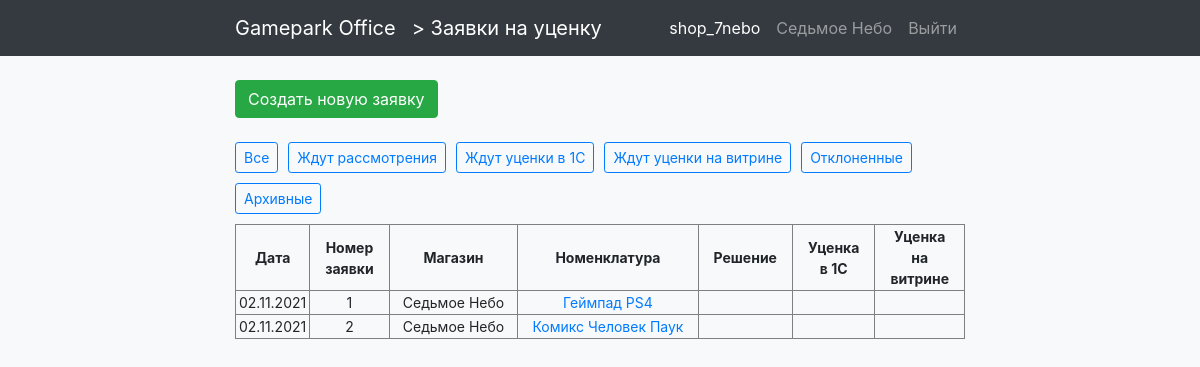
The page /zayavki/ (signed in) on the database as committed earlier.
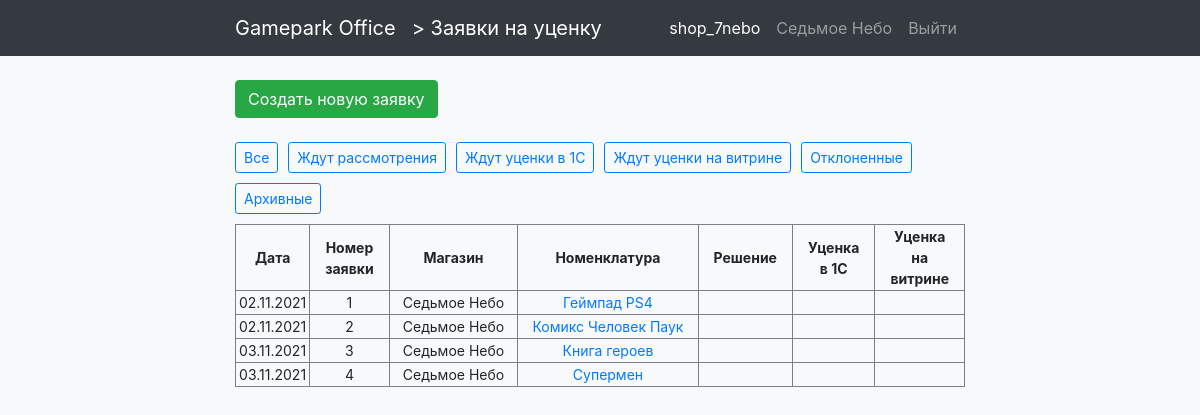
The same page on the database as committed later.
### users/models.py (models this page shows)
class User(AbstractUser):
    email = models.EmailField(blank=True)
    role = models.ForeignKey(Roles, on_delete=models.PROTECT, null=True, default=None)
    shop = models.ForeignKey(Shops, on_delete=models.PROTECT, null=True, default=None, blank=True)

class Shops(models.Model):
    nameshop = models.CharField(max_length=30)
    class Meta:
        verbose_name_plural = "Магазины"
        verbose_name = "Магазин"
    def __str__(self):
        return self.nameshop

### zayavki/models.py (models this page shows)
class Zayavka(models.Model):
    user = models.ForeignKey(User, default=None, null=True, on_delete=models.PROTECT)
    data = models.DateField(auto_now_add=True)
    category = models.ForeignKey(Category, on_delete=models.PROTECT)
    code = models.CharField(max_length=10)
    name = models.CharField(max_length=100)
    description = models.TextField()
    clarification = models.TextField()
    foto1 = models.ImageField(upload_to="zayavki/foto", blank=True)
    foto2 = models.ImageField(upload_to="zayavki/foto", blank=True)
    status1 = models.BooleanField()  # одобрено
    status2 = models.BooleanField()  # отклонено
    status3 = models.BooleanField()  # уценено
    status4 = models.BooleanField()  # ценник сменен
    status5 = models.BooleanField()  # остальные поля - резервные
    status6 = models.BooleanField()
    clarification_of_manager = models.CharField(max_length=150, blank=True)
    class Meta:
        verbose_name_plural = "Заявки"
        verbose_name = "Заявка"
    def __str__(self) -> str:
        return self.name

### zayavki/views.py (the view)
# urls.py: path("", page_view, name="page_view"),
@login_required()
def page_view(request, filter=None):
    template = "zayavki/page_view.html"
    context = {
        "username" : "Нижний Новгород Мега",
        "role" : "магазин",
        "status" : "активный",
        "filters" : {
            "Все" : "all",
            "Ждут рассмотрения" : "resh",
            "Ждут уценки в 1С" : "utc",
            "Ждут уценки на витрине" : "utc_inshop",
            "Отклоненные" : "otkl",
            "Архивные" : "arch"},
        "cur_filter" : filter,
        "title" : "Заявки на уценку",
        "title_page" : "Заявки на уценку",
        "data_from_model_Zayavka" : get_data_from_model_Zayavka(filter=filter)
    }
    return render(request, template, context)

### zayavki/views.py (called while the page is built)
def get_data_from_model_Zayavka(filter):
    result = None
    if not filter or filter == "all": result = Zayavka.objects.all()
    if filter == "arch": result = Zayavka.objects.filter(status5__in=[True])  # архивные
    elif filter == "resh": result = Zayavka.objects.filter(status1__in=[False], status2__in=[False], status5__in=[False])  # ожидающие решения
    elif filter == "otkl": result = Zayavka.objects.filter(status1__in=[False], status2__in=[True], status5__in=[False])  # отклоненные
    elif filter == "utc": result = Zayavka.objects.filter(status1__in=[True],status3__in=[False], status5__in=[False])  # ожидающие уценки в 1с
    elif filter == "utc_inshop": result = Zayavka.objects.filter(status3__in=[True], status5__in=[False])  # ожидающие уценки в магазине
    return result

### zayavki/templates/zayavki/page_view.html (shortened to what this page needs)
{% extends 'main_page/base.html' %}
{% load  static %}
{% block css %}
    <link href= {% static 'styles.css' %} rel="stylesheet">
{% endblock css %}
{% block name_app %}
    <a class="navbar-brand" href="{% url 'zayavki:page_view' %}"> > Заявки на уценку</a>
{% endblock name_app %}
{% block content %}
    <div>
        <br>
        <a class="btn btn-success"  href="yandex.ru">
        Создать новую заявку
        </a>
        <br><br>
        <div class="select_filter">
            {% for name_filter, param_filter in filters.items %}
                <div>
                    {% if cur_filter != param_filter  %}
                        <a class="btn btn-outline-primary btn-sm text-nowrap" href="{% url 'zayavki:page_view_filter' param_filter %}" role="button">{{ name_filter }}</a>
                    {% else %}
                        <a class="btn btn-primary btn-sm text-nowrap" href="{% url 'zayavki:page_view_filter' param_filter %}" role="button">{{ name_filter }}</a>
                    {% endif %}
                </div>
            {% endfor %}
        </div>
        <table>
            <tr>
                <th class="col-1">Дата</th>
                <th class="col-1">Номер заявки</th>
                <th class="col-3">Магазин</th>
                <th class="col-4">Номенклатура</th>
                <th class="col-1">Решение</th>
                <th class="col-1">Уценка в 1С</th>
                <th class="col-1">Уценка на витрине</th>
            </tr>
            {%for zayavka in data_from_model_Zayavka%}
                <tr>
                    <td>{{zayavka.data|date:"d.m.Y"}}</td>
                    <td>{{zayavka.id}}</td>
                    <td>{{zayavka.user.shop}}</td>
                    <td>
                        <a href="{% url 'zayavki:one_zayavka' %}"> {{zayavka}} </a>
                    </td>
                    <td>
                    </td>
                    <td>
                    </td>
                    <td>
                    </td>
                </tr>
            {%endfor%}
        </table>
        <br>
    </div>
{% endblock content %}

### main_page/templates/main_page/base.html (shortened to what this page needs)
{% load static %}
<!DOCTYPE html>
<html lang="en">
<head>
    <link href= {% static '/vendor/bootstrap/css/bootstrap.min.css' %}  rel="stylesheet">
    {% block css %}{% endblock css %}
</head>
<body class="bg-light">
<nav class="navbar navbar-expand-lg navbar-dark bg-dark fixed-top">
    <div class="container">
        <a class="navbar-brand" href="{% url 'main_page:index' %}">Gamepark Office</a>
        {% block name_app %}{% endblock name_app %}
        <div class="collapse navbar-collapse" id="navbarResponsive">
            <ul class="navbar-nav ml-auto">
                {% if user.is_authenticated %}
                    <li class="nav-item">
                        <a class="nav-link active" href="{% url 'users:profile' %}">{{user.username }} </a>
                    </li>
                    {% if user.shop %}
                        <li class="nav-item">
                        <a class="nav-link" href="{% url 'users:profile' %}">{{user.shop }} </a>
                        </li>
                    {% endif %}
                    <li class="nav-item">
                        <a class="nav-link" href="{% url 'users:logout' %}">Выйти </a>
                    </li>
                {% else %}
                    <li class="nav-item">
                      <a class="nav-link" href="{% url 'users:login' %}">Войти <i class="fas fa-sign-in-alt"></i></a>
                    </li>
                {% endif %}
            </ul>
        </div>
    </div>
</nav>
<div class="container">
    {% block content %} {% endblock content %}
</div>
</body>
</html>

### static/styles.css (style rules this page uses)
body { padding-top: 56px; }
.container { max-width: 760px; margin: auto; }
table { width: 100%; border-style: solid; border-collapse: collapse; border: 1px solid grey; }
th, td { border: 1px solid grey; text-align: center; padding-left: 3px; padding-right: 3px; font-size: 14px; }
.select_filter { display:flex; flex-wrap: wrap; text-decoration: none; gap:10px; margin-bottom: 10px; }

Rows that differ between the two databases and show on the page:
added Zayavka: data "03.11.2021", id "3", user.shop "Седьмое Небо", name "Книга героев"
added Zayavka: data "03.11.2021", id "4", user.shop "Седьмое Небо", name "Супермен"
